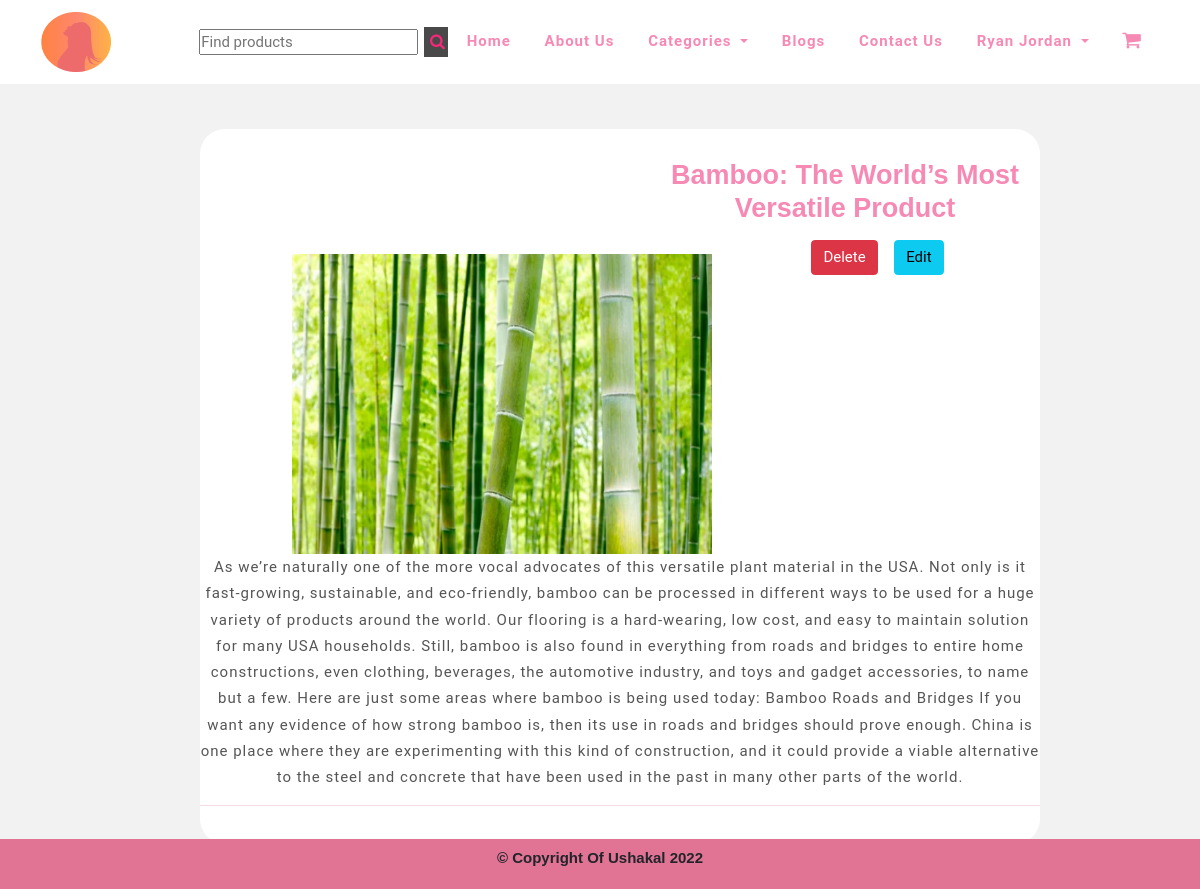
Screenshot of /public/myblog.php (signed in) with the database file from the repository.
### tables this page shows
CREATE TABLE `customers` (
  `cus_id` bigint(20) NOT NULL,
  `email` varchar(255) NOT NULL,
  `password` varchar(255) NOT NULL,
  `name` varchar(255) NOT NULL,
  `login_type` varchar(255) NOT NULL,
  `contact` text NOT NULL
);

CREATE TABLE `blog` (
  `blog_id` int(255) NOT NULL,
  `cust_id` int(255) NOT NULL,
  `title` varchar(255) NOT NULL,
  `description` varchar(10000) NOT NULL,
  `photo` varchar(255) NOT NULL,
  `video` varchar(255) NOT NULL
);

### classes/dbh.class.php (called while the page is built)
<?php
class Dbh {
    private $host = "localhost";
    private $user = "root";
    private $pwd = "";
    private $dbName = "project";
    public function connect () {
        $dsn = 'mysql:host=' . $this->host . ';dbname=' . $this->dbName;
        try{
        $pdo = new PDO($dsn, $this->user, $this->pwd);
        $pdo->setAttribute(PDO::ATTR_DEFAULT_FETCH_MODE, PDO::FETCH_ASSOC);
        $pdo->setAttribute(PDO::ATTR_ERRMODE, PDO::ERRMODE_EXCEPTION);
        return $pdo;
        }catch (PDOException $e){
            echo 'Connection failed: ' . $e->getMessage();
        }
    }
}

### classes/customer.class.php (called while the page is built, shortened)
<?php
require_once "../classes/dbh.class.php";
class Customer extends Dbh{
    public function customerDetails($id) {
        $sql = "SELECT name FROM `customers` WHERE cus_id = ?";
        $stmt = $this->connect()->prepare($sql);
        $stmt->execute([$id]);
        $result = $stmt->fetch();
        return $result;
    }
}

### classes/blog.class.php (called while the page is built, shortened)
<?php
require_once "../classes/dbh.class.php";
class Blog extends Dbh {
    public function getid($blog_creator){
        $sql = "SELECT * FROM `blog` WHERE cust_id= ?";
        $stmt = $this->connect()->prepare($sql);
        $stmt->execute([$blog_creator]);
        while($result = $stmt->fetchAll()) {
            return $result;
        }
    }
}

### public/myblog.php (the view, shortened to what this page needs)
<?php
require_once "layout/header.php";
?>
<link href="layout/css/usakal.css" rel="stylesheet">
<div class="blog-container mt-5 mb-5">
<?php
  $blog=new Blog();
  $blogs=$blog->getid($_SESSION['customer_id']);
  if(is_array($blogs)){
  foreach ($blogs as $row){
    ?>
  <div>
  <h3 class="aligntitle">
      <?=$row['title']?>
    </h3>
     <p class="alignright">
     <div class="editAndDelete">
         <ul class="eandd">
     <li>
<form action="blog_edit.php" method="POST">
  <button type="submit" class="btn btn-info" name="editBlog"> Edit </button>
</form>
</li>
<li>
<form action="blog_delete.php" method="POST">
  <button type="submit" name="deleteBlog" class="btn btn-danger" onClick="return confirm('Are you sure you want to Delete this?')"> Delete </button>
</form>
</li>
</ul>
</div>
  </p>
<br>
<br>
<br>
<br>
<br>
<div>
  <img src="../picUpload/<?=$row['photo']?>" width="350px" height="300px" class="center">
  <p><?=$row['description']?></p>
  </div>
  <hr>
  <br>
  </div>
  <?php
  }}
  else{
      echo "Add a blog to view. <a class='btn btn-primary' href='blog_add.php'>Add Blog</a>";
  }
  ?>
</div>
<?php require_once "layout/footer.php" ?>

### public/layout/header.php (shortened to what this page needs)
<?php
require_once "../includes/init.php";
?>
<!DOCTYPE html>
<html lang="en">
<head>
    <link rel="stylesheet" href="https://cdn.jsdelivr.net/npm/bootstrap@5.0.1/dist/css/bootstrap.min.css">
    <link rel="stylesheet" href="https://use.fontawesome.com/releases/v5.7.2/css/all.css">
    <link rel="stylesheet" href="https://cdnjs.cloudflare.com/ajax/libs/font-awesome/4.7.0/css/font-awesome.min.css">
    <link href="layout/css/usakal.css" rel="stylesheet">
    <link href="layout/css/ui.css" rel="stylesheet" type="text/css" />
</head>
<body>
<header id="header">
  <nav id="sticky" class="navbar navbar-expand-lg navigation-wrap">
    <div class="container">
      <a class="navbar-brand" href="index.php"><img src="logos/ushakal.png" width="70" height="60"></a>
     <div>
     <div class="collapse navbar-collapse" id="navbarText">
         <ul class="navbar-nav ms-auto mb-2 mb-lg-0">
         <div class="search-container">
         <form action="search.php" method="POST">
         <input type="search" placeholder="Find products" name="search">
         <button type="submit" name="submit-search" class="button"><i class="fa fa-search" style="margin-left: 3px;"></i></button>
          </div>
           <li class="nav-item">
             <a class="nav-link <?php if($page=='index'){echo 'active';}?>"  href="index.php">Home</a>
           </li>
           <li class="nav-item">
             <a class="nav-link <?php if($page=='about'){echo 'active';}?>" href="about.php">About Us</a>
           </li>
           <li class="nav-item dropdown">
          <a class="nav-link dropdown-toggle" href="#" id="navbarDropdownMenuLink" role="button" data-bs-toggle="dropdown" aria-expanded="false">
            Categories
          </a>
                <?php
                $cs = new Customer();
                ?>
        </li>
           <li class="nav-item">
             <a class="nav-link"  href="blog.php" >Blogs</a>
           </li>
           <li class="nav-item">
             <a class="nav-link" href="contact.php">Contact Us</a>
           </li>
<?php
              if(!isset($_SESSION['customer_id'])){
?>
           <li class="nav-item">
              <a class="nav-link" href="login.php"><i class="fas fa-user"></i>
              <?php
                    echo "Login/Sign up";
               ?>
            </a>
            </li>
<?php }else{
    ?>
     <li class="nav-item dropdown">
          <a class="nav-link dropdown-toggle" href="#" id="navbarDropdownMenuLink" role="button" data-bs-toggle="dropdown" aria-expanded="false">
            <?php echo $cs->customerDetails($_SESSION['customer_id'])['name']; ?>
          </a>
        </li>
    <?php
}
?>
            <li class="nav-item">
             <a class="nav-link"  href="cart.php" ><i class="fa fa-shopping-cart" style='font-size: 20px;'></i></a>
           </li>
          </ul>
        </div>
      </div>
      </div>
    </nav>
  </header>

### public/layout/css/usakal.css (style rules this page uses)
*, *:after, *:before { -webkit-box-sizing: border-box; box-sizing: border-box; margin: 0; padding: 0; }
a, a:hover { text-decoration: none; }
ul, ol { margin: 0; padding: 0; }
:root { --primary-color: #E17395; --secondry-color: #F789B5; --third-color: #f7931e; --white-color: #fff; --text-color: #555; --text-gray: #999; --black-color: #000; --primary-font: 'Roboto', sans-serif; --secondry-font: 'Quicksand', sans-serif; }
html { scroll-behavior: smooth; }
body { font-family: var(--primary-font); font-size: 100%; font-weight: 400; background-color: #f2f2f2; }
h3 { color: var(--secondry-color); font-family: var(--secondry-font); text-transform: capitalize; font-size: 2rem; font-weight: 800; margin-bottom: 0.5rem; }
p { font-size: 1rem; color: var(--text-color); font-weight: 400; line-height: 1.75rem; letter-spacing: 1px; }
#header { background: rgb(255, 255, 255); transition: all 0.5s; z-index: 997; padding: 0px 0; margin-top: 0px; }
.navigation-wrap { width:100%; left:0; z-index:1000; -webkit-transition:all 0.3s ease-out; transition:all 0.3s ease-out; }
.navigation-wrap .nav-item { padding:0 0.625rem; transition:all 200ms linear; }
.nav-link { font-size:1rem; font-weight: 600; text-transform: capitalize; color:var(--secondry-color); letter-spacing: 1px; }
#sticky { background: #ffffff; width: 100%; }
.search-container .button { border: none; background-color: #494949; color:#f7277a; padding:3px; text-align: center; text-decoration: none; display: inline-block; font-size: 16px; margin: 4px 2px; cursor: pointer; }
.blog-container { margin-left: 200px; text-align: center; border-radius: 25px; background-color: white; width: 70% }
.center { display: block; margin-left: auto; margin-right: auto; width: 50%; }
.aligntitle { float: left; margin-left: 450px; font-size: 27px; margin-top: 30px; }
.alignright { float: right; margin-right: 10px; }
ul { list-style-type: none; }
.editAndDelete { margin-right: 10.5%; }
.eandd li { float: right; display: block; padding: 8px; }

### public/layout/css/ui.css (style rules this page uses)
html { font-size: 15px; }
.center { margin-left: auto; margin-right: auto; }

### rows the page displays
customers: name "Ryan Jordan"
blog: title "Bamboo: The World’s Most Versatile Product", photo (picture), description "As we’re naturally one of the more vocal advocates of this versatile plant material in the USA. Not only is it fast-growing, sustainable, and eco-friendly, bamboo can be processed in different ways to be used for a huge variety of products around the world. Our flooring is a hard-wearing, low cost, and easy to maintain solution for many USA households. Still, bamboo is also found in everything from roads and bridges to entire home constructions, even clothing, beverages, the automotive industry, and toys and gadget accessories, to name but a few. Here are just some areas where bamboo is being used today: Bamboo Roads and Bridges If you want any evidence of how strong bamboo is, then its use…"
